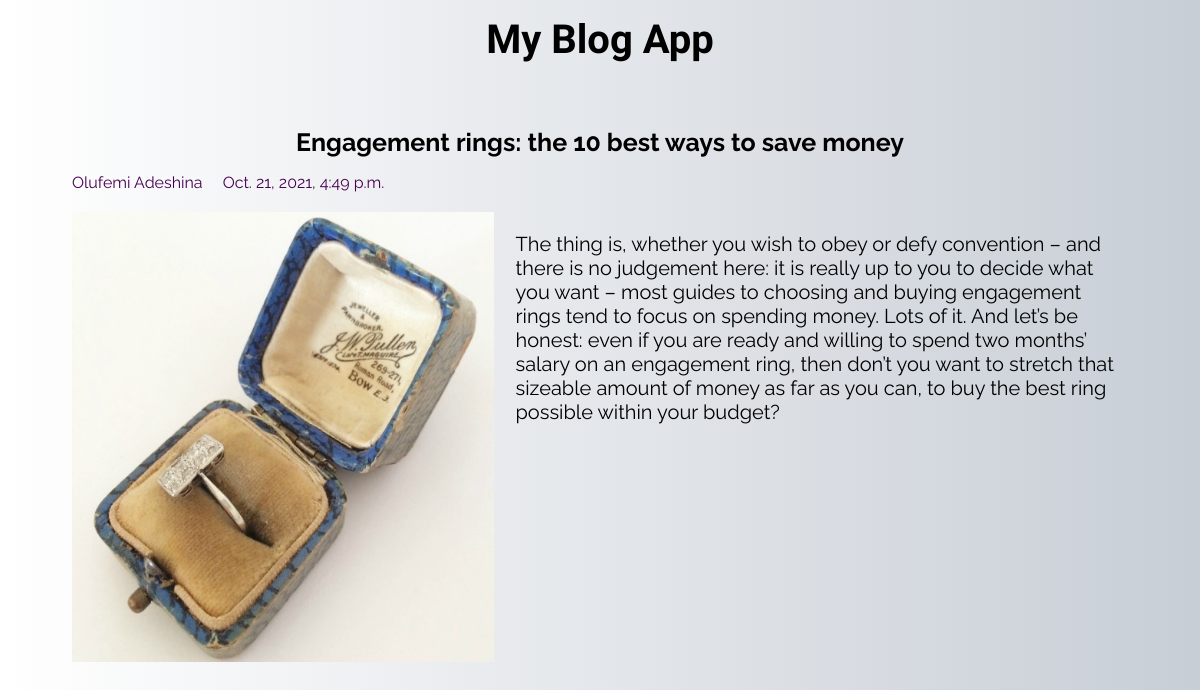
Page /blog/3/ on the committed database.
### blog/models.py (models this page shows, shortened)
class Post(models.Model):
    author = models.CharField(max_length = 30)
    title = models.CharField(max_length = 100)
    content = models.TextField()
    category = models.CharField(max_length = 30)
    image = models.ImageField(upload_to='images/')
    created_date = models.DateTimeField(default = timezone.now)
    published_date = models.DateTimeField(blank=True, null = True)

### blog/views.py (the view)
# urls.py: path('<int:post_id>/', detailView, name = 'detail'),
def detailView(request, post_id):
    post = get_object_or_404(Post, id = post_id)
    context = {
        'post' : post
    }
    return render(request, 'blog/detail.html', context)

### blog/templates/blog/detail.html (shortened to what this page needs)
<!DOCTYPE html>
<html lang="en">
<head>
</head>
<body>
    <main>
        <h1>
            My Blog App
        </h1>
    </main>
    <section>
        <h2>{{post.title}}</h2>
        <span>{{post.author}}</span>
        <span>{{post.created_date}}</span>
        <div class="content">
            <img src="{{ post.image.url }}" alt="...">
            <p>{{post.content}}</p>
        </div>
    </section>
</body>
</html>

### blog/templates/blog/detail.html (style rules this page uses)
body { background: rgb(255,255,255); background: linear-gradient(90deg, rgb(255,255,255) 0%, rgba(200,206,214,1) 100%); font-family: 'Raleway'; }
h1 { margin: 1rem; font-size: 40px; text-align: center; font-family: 'Festive', cursive; }
h2 { text-align: center; margin: 1rem; font-size: 25px; }
section { margin-top: 4rem; padding: 0 4rem; }
.content { display: flex; width: 100%; justify-content: space-between; margin: 20px auto; }
.content img { width: 40%; height: 450px; }
.content p { width: 58%; font-size: 20px; }
span { color: #480052; display: inline-block; margin-right: 1rem; }

### rows in the picture
Post: title "Engagement rings: the 10 best ways to save money", author "Olufemi Adeshina", created_date "Oct. 21, 2021, 4:49 p.m.", image (picture), content "The thing is, whether you wish to obey or defy convention – and there is no judgement here: it is really up to you to decide what you want – most guides to choosing and buying engagement rings tend to focus on spending money. Lots of it. And let’s be honest: even if you are ready and willing to spend two months’ salary on an engagement ring, then don’t you want to stretch that sizeable amount of money as far as you can, to buy the best ring possible within your budget?"
